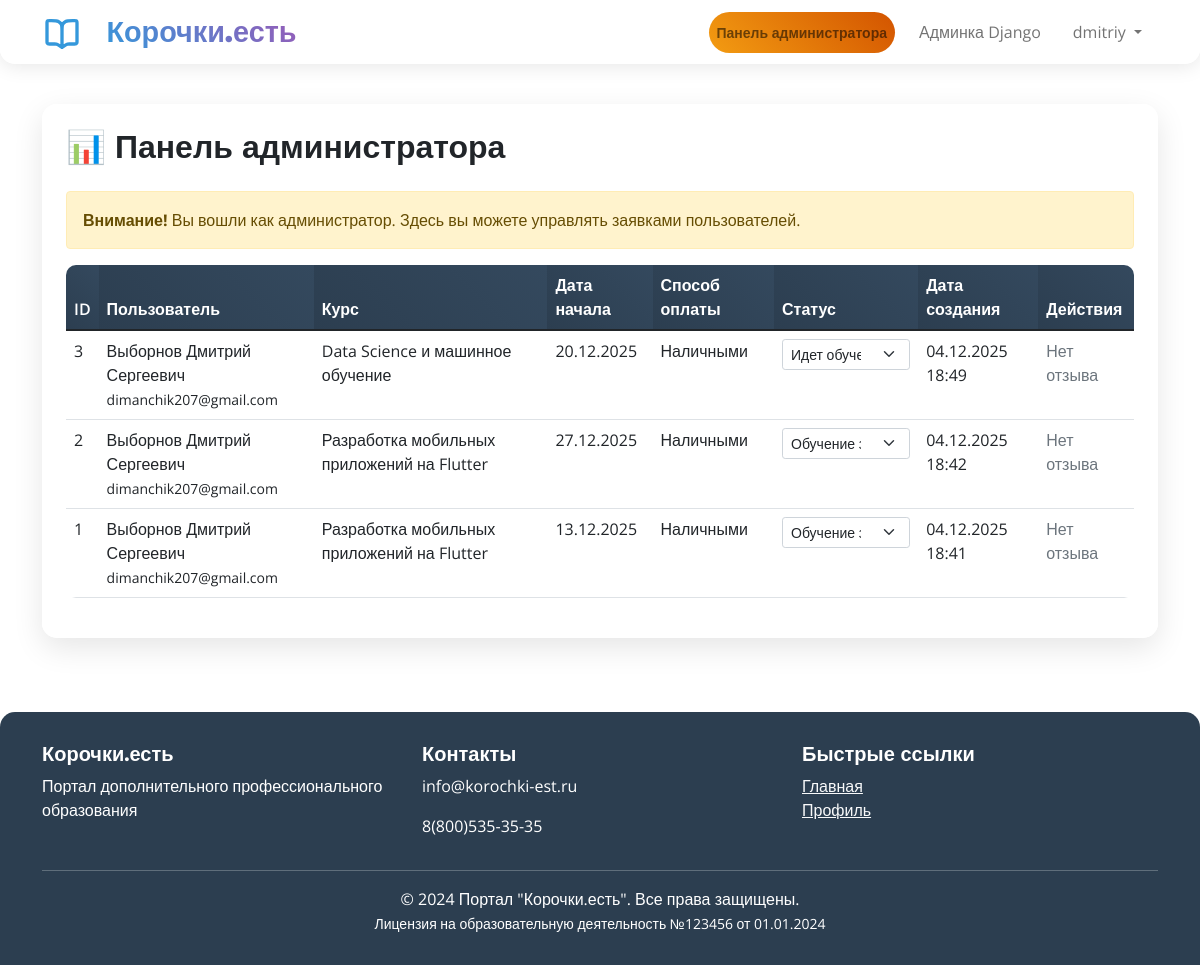
The app's page /myadmin/dashboard/ (signed in), older data.
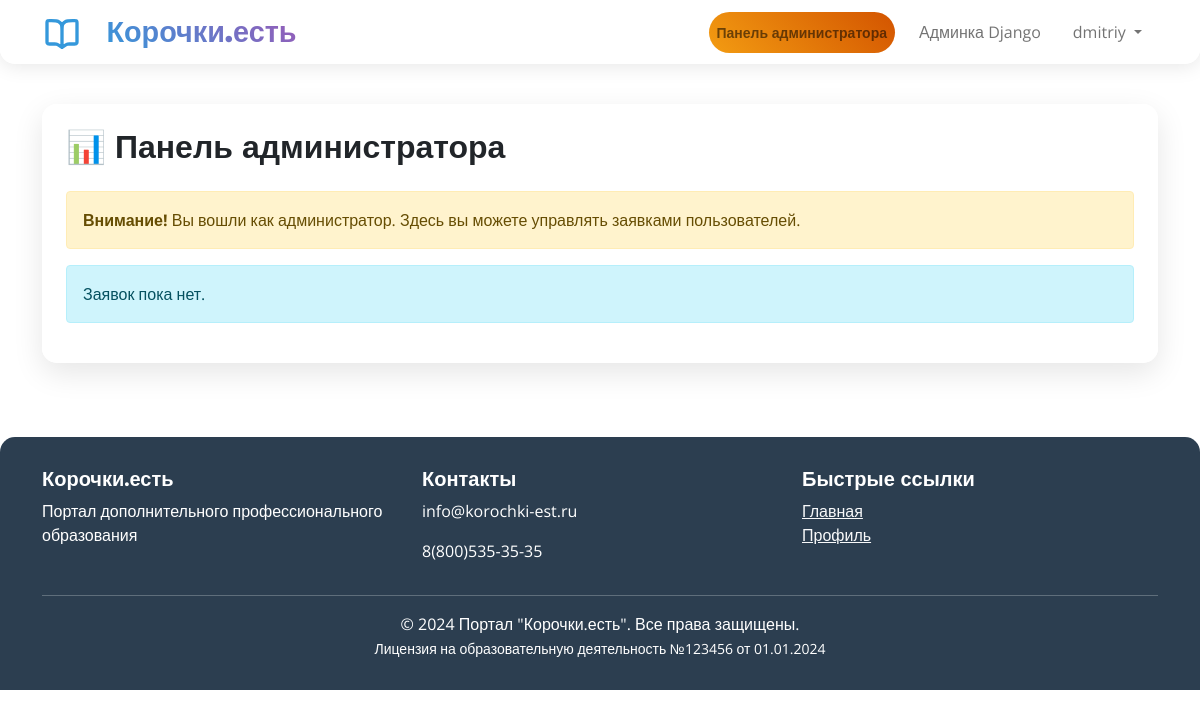
The same page, newer data.
### portal/models.py (models this page shows, shortened)
class Application(models.Model):
    class Status(models.TextChoices):
        NEW = 'new', 'Новая'
        IN_PROGRESS = 'in_progress', 'Идет обучение'
        COMPLETED = 'completed', 'Обучение завершено'
    class PaymentMethod(models.TextChoices):
        CASH = 'cash', 'Наличными'
        PHONE = 'phone', 'Перевод по номеру телефона'
    user = models.ForeignKey(
        CustomUser,
        on_delete=models.CASCADE,
        verbose_name='Пользователь',
        related_name='applications'
    )
    course = models.ForeignKey(
        Course,
        on_delete=models.CASCADE,
        verbose_name='Курс',
        related_name='applications'
    )
    desired_start_date = models.DateField(
        verbose_name='Желаемая дата начала'
    )
    payment_method = models.CharField(
        max_length=10,
        choices=PaymentMethod.choices,
        verbose_name='Способ оплаты'
    )
    status = models.CharField(
        max_length=15,
        choices=Status.choices,
        default=Status.NEW,
        verbose_name='Статус'
    )
    created_at = models.DateTimeField(
        auto_now_add=True,
        verbose_name='Дата создания'
    )
    feedback = models.TextField(
        blank=True,
        null=True,
        verbose_name='Отзыв'
    )
    class Meta:
        verbose_name = 'Заявка'
        verbose_name_plural = 'Заявки'
        ordering = ['-created_at']

class CustomUser(AbstractUser):
    username_validator = RegexValidator(
        regex=r'^[a-zA-Z][a-zA-Z0-9_]{5,}$',
        message='Логин должен начинаться с буквы и содержать только латинские буквы, цифры и _, минимум 6 символа',
    )
    phone_validator = RegexValidator(
        regex=r'^[\d\s\-\+\(\)]{10,15}$',
        message='Введите номер телефона (10-15 цифр)'
    )
    full_name_validator = RegexValidator(
        regex=r'^[A-Za-zА-Яа-яЁё\s\-\']+$',
        message='ФИО должно содержать только буквы, пробелы, дефисы и апострофы'
    )
    username = models.CharField(
        max_length=150,
        unique=True,
        validators=[username_validator, MinLengthValidator(3)],
        error_messages={
            'unique': 'Пользователь с таким логином уже существует.',
        },
        help_text='Минимум 6 символов'
    )
    full_name = models.CharField(
        max_length=200,
        verbose_name='ФИО',
        validators=[full_name_validator],
        help_text='Иванов Иван Иванович'
    )
    phone = models.CharField(
        max_length=20,
        verbose_name='Телефон',
        validators=[phone_validator]
    )
    email = models.EmailField(
        unique=True,
        verbose_name='Email',
        help_text='pochta@mail.ru'
    )
    class Meta:
        verbose_name = 'Пользователь'
        verbose_name_plural = 'Пользователи'

class Course(models.Model):
    title = models.CharField(
        max_length=200,
        verbose_name='Название курса'
    )
    description = models.TextField(
        blank=True,
        verbose_name='Описание'
    )
    is_active = models.BooleanField(
        default=True,
        verbose_name='Активный курс'
    )
    class Meta:
        verbose_name = 'Курс'
        verbose_name_plural = 'Курсы'

### portal/views.py (the view, shortened to what this page needs)
# urls.py: path('myadmin/dashboard/', views.admin_dashboard_view, name='admin_dashboard'),
@admin_required
def admin_dashboard_view(request):
    all_applications = Application.objects.all()
    return render(request, 'portal/admin_dashboard.html', {
        'applications': all_applications,
        'status_form': ApplicationStatusForm()
    })

### portal/forms.py
class ApplicationStatusForm(forms.ModelForm):
    class Meta:
        model = Application
        fields = ['status']
        widgets = {
            'status': forms.Select(attrs={'class': 'form-control'}),
        }
        labels = {
            'status': 'Статус заявки',
        }

### portal/views.py (called while the page is built)
def admin_required(view_func):
    decorated_view_func = user_passes_test(
        lambda u: u.is_authenticated and u.is_superuser,
        login_url='login'
    )(view_func)
    return decorated_view_func

### templates/portal/admin_dashboard.html (shortened to what this page needs)
{% extends 'portal/base.html' %}
{% block content %}
<div class="card p-4">
    <h2 class="mb-4">📊 Панель администратора</h2>
    <div class="alert alert-warning">
        <strong>Внимание!</strong> Вы вошли как администратор. Здесь вы можете управлять заявками пользователей.
    </div>
    {% if applications %}
        <div class="table-responsive">
            <table class="table table-hover">
                <thead class="table-dark">
                    <tr>
                        <th>ID</th>
                        <th>Пользователь</th>
                        <th>Курс</th>
                        <th>Дата начала</th>
                        <th>Способ оплаты</th>
                        <th>Статус</th>
                        <th>Дата создания</th>
                        <th>Действия</th>
                    </tr>
                </thead>
                <tbody>
                    {% for app in applications %}
                    <tr>
                        <td>{{ app.id }}</td>
                        <td>{{ app.user.full_name }}<br><small>{{ app.user.email }}</small></td>
                        <td>{{ app.course.title }}</td>
                        <td>{{ app.desired_start_date|date:"d.m.Y" }}</td>
                        <td>{{ app.get_payment_method_display }}</td>
                        <td>
                            <form method="post" class="d-inline">
                                <div class="input-group input-group-sm">
                                    <select name="status" class="form-select form-select-sm status-select"
                                            onchange="this.form.submit()">
                                        {% for value, label in app.Status.choices %}
                                            <option value="{{ value }}"
                                                    {% if app.status == value %}selected{% endif %}>
                                                {{ label }}
                                            </option>
                                        {% endfor %}
                                    </select>
                                </div>
                            </form>
                        </td>
                        <td>{{ app.created_at|date:"d.m.Y H:i" }}</td>
                        <td>
                            <span class="text-muted">Нет отзыва</span>
                        </td>
                    </tr>
                    {% endfor %}
                </tbody>
            </table>
        </div>
    {% else %}
        <div class="alert alert-info">
            Заявок пока нет.
        </div>
    {% endif %}
</div>
{% endblock %}

Row changes from the older to the newer data that the page shows:
removed Application: id "3", user.full_name "Выборнов Дмитрий Сергеевич", user.email "dimanchik207@gmail.com", course "Data Science и машинное обучение", desired_start_date "20.12.2025", payment_method "Наличными", status "Идет обучение", created_at "04.12.2025 18:49"
removed Application: id "2", user.full_name "Выборнов Дмитрий Сергеевич", user.email "dimanchik207@gmail.com", course "Разработка мобильных приложений на Flutter", desired_start_date "27.12.2025", payment_method "Наличными", status "Обучение завершено", created_at "04.12.2025 18:42"
removed Application: id "1", user.full_name "Выборнов Дмитрий Сергеевич", user.email "dimanchik207@gmail.com", course "Разработка мобильных приложений на Flutter", desired_start_date "13.12.2025", payment_method "Наличными", status "Обучение завершено", created_at "04.12.2025 18:41"
Text that changed along with them:
text no longer shown: "ID Пользователь Курс Дата начала Способ оплаты Статус Дата создания Действия"
text now shown: "Заявок пока нет."
